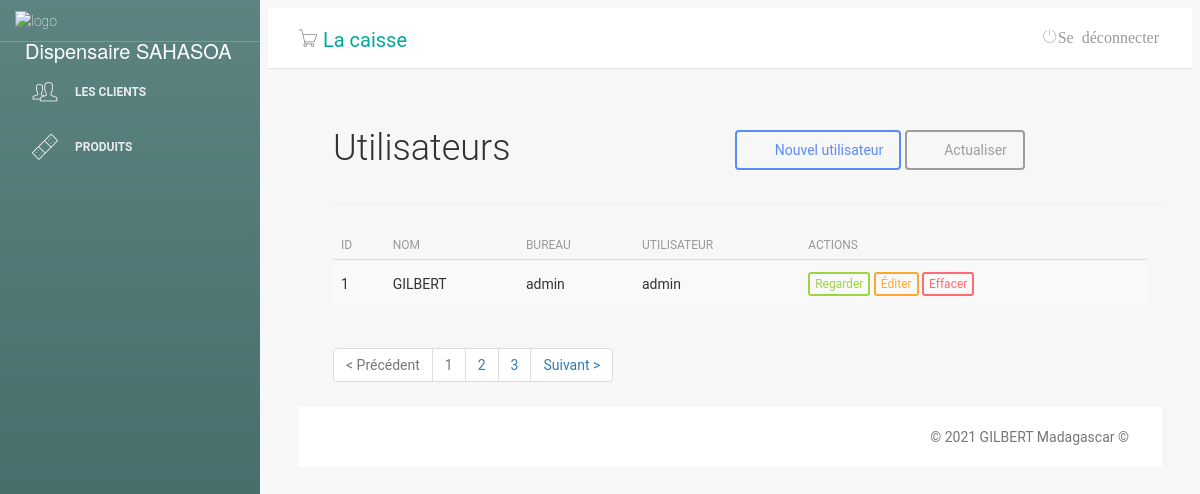
The page /main.php?pg=usuario on the database as committed earlier.
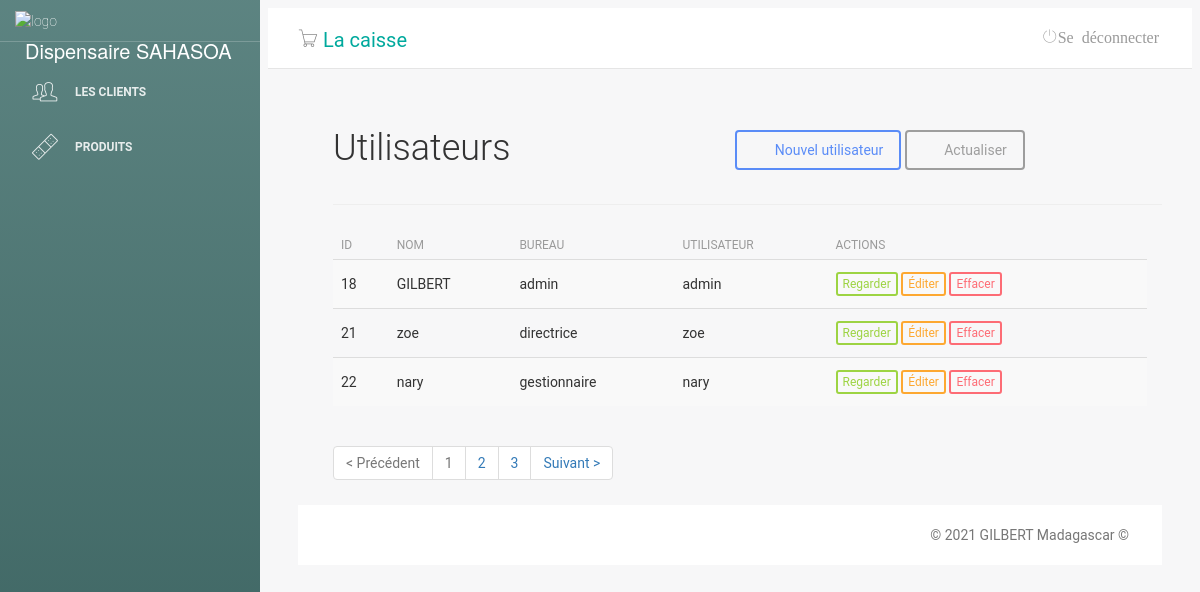
The same page on the database as committed later.
### tables this page shows
CREATE TABLE "tb_usuarios" (
	"id"	INTEGER,
	"nome"	TEXT,
	"usuario"	TEXT,
	"senha"	INTEGER,
	"cargo"	TEXT,
	PRIMARY KEY("id" AUTOINCREMENT)
);

### usuario.php (the view, shortened to what this page needs)
<?php
include('classes/Mysql.php');
?>
<div class="lista-cliente">
    <div id="top" class="row">
        <div class="col-sm-2">
            <h2>Utilisateurs</h2>
        </div>
        <div class="col-sm-6">
        </div>
        <div class="col-sm-4 btn-lista">
            <a class="btn btn-primary" href="?pg=adicionar-usuario"><i class="fa fa-plus"></i> Nouvel utilisateur</a>
            <a class="btn btn-default" href="?pg=usuario"><i class="fa fa-refresh"></i> Actualiser</a>
        </div>
    </div>
    <hr />
    <div id="list" class="row">
        <div class="table-responsive col-md-12">
            <table class="table table-striped" cellspacing="0" cellpadding="0">
                <?php
                $sql = $db->prepare("SELECT * FROM `tb_usuarios`");
                $sql->execute();
                $usuarios = $sql->fetchAll();
                ?>
                <thead>
                    <tr>
                        <th>ID</th>
                        <th>Nom</th>
                        <th>Bureau</th>
                        <th>Utilisateur</th>
                        <th class="actions">Actions</th>
                    </tr>
                </thead>
                <tbody>
                    <tr>
                        <?php foreach ($usuarios as $value) : ?>
                            <td><?php echo $value['id'] ?></td>
                            <td><?php echo $value['nome'] ?></td>
                            <td><?php echo $value['cargo'] ?></td>
                            <td><?php echo $value['usuario'] ?></td>
                            <td class="actions">
                                <a class="btn btn-success btn-xs" href="?pg=visualizar-usuario&id=<?php echo $value['id'] ?>">Regarder</a>
                                <a class="btn btn-warning btn-xs" href="?pg=editar-usuario&id=<?php echo $value['id'] ?> ">Éditer</a>
                                <a onclick="return window.confirm('Voulez-vous vraiment supprimer cet Utilisateur ?');" class="btn btn-danger btn-xs" href="?pg=usuario&deletar=<?php echo $value['id']; ?>">Effacer</a>
                            </td>
                    </tr>
                <?php endforeach; ?>
                </tbody>
            </table>
            <div id="bottom" class="row">
                <div class="col-md-12">
                    <ul class="pagination">
                        <li class="disabled"><a>&lt; Précédent</a></li>
                        <li class="disabled"><a>1</a></li>
                        <li><a href="#">2</a></li>
                        <li><a href="#">3</a></li>
                        <li class="next"><a href="#" rel="next">Suivant &gt;</a></li>
                    </ul>
                </div>
            </div>
        </div>

Rows that differ between the two databases and show on the page:
removed tb_usuarios: id "1", nome "GILBERT", cargo "admin", usuario "admin"
added tb_usuarios: id "18", nome "GILBERT", cargo "admin", usuario "admin"
added tb_usuarios: id "21", nome "zoe", cargo "directrice", usuario "zoe"
added tb_usuarios: id "22", nome "nary", cargo "gestionnaire", usuario "nary"
